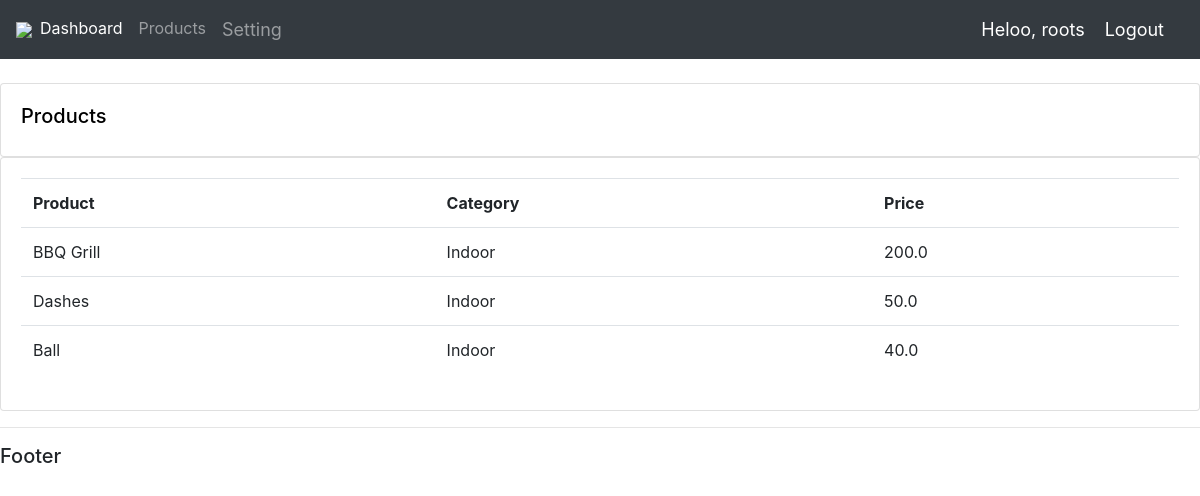
Screenshot of /products/ (signed in) with the database file from the repository.
### accounts/models.py (models this page shows)
class Product(models.Model):
	CATEGORY = (
			('Indoor', 'Indoor'),
			('Out Door', 'Out Door'),
		)
	name = models.CharField(max_length=200, null=True)
	price = models.FloatField(null=True)
	category = models.CharField(max_length=200, null=True, choices=CATEGORY)
	description = models.CharField(max_length=200, null=True, blank=True)
	date_created = models.DateTimeField(auto_now_add=True, null=True)
	tags = models.ManyToManyField(Tag)

### accounts/decorators.py (the view)
		def wrapper_func(request, *args, **kwargs):
			group = None
			if request.user.groups.exists():
				group = request.user.groups.all()[0].name
			if group in allowed_roles:
				return view_func(request, *args, **kwargs)
			else:
				return HttpResponse('you are not authorized to view this page')

### accounts/views.py (called while the page is built)
@allowed_users(allowed_roles=['admin'])
@login_required(login_url='login')
def products(request):
	products = Product.objects.all()
	return render(request, 'accounts/products.html', {'products':products})

### accounts/templates/accounts/products.html
{% extends 'accounts/main.html' %}
{% block content %}
<br>
<div class="row">
		<div class="col-md">
			<div class="card card-body">
			<h5>Products</h5>
		</div>
			<div class="card card-body">
				<table class="table">
					<tr>
						<th>Product</th>
						<th>Category</th>
						<th>Price</th>
					</tr>
					{% for i in products %}
					<tr>
					<td>{{i.name}}</td>
					<td>{{i.category}}</td>
					<td>{{i.price}}</td>
					</tr>
					{% endfor %}
				</table>
			</div>
		</div>
	</div>
{% endblock %}

### accounts/templates/accounts/navbar.html (shortened to what this page needs)
{% load static %}
<nav class="navbar navbar-expand-lg navbar-dark bg-dark">
<img src="{% static '' %}">
  <div class="collapse navbar-collapse" id="navbarNav">
    {% if request.user.is_staff %}
    <ul class="navbar-nav">
      <li class="nav-item active">
       <a class="nav-link" href="{% url 'home' %}">Dashboard</a>
      </li>
      <li class="nav-item">
        <a class="nav-link" href="{% url 'products' %}">Products</a>
      </li>
      {% endif %}
       <li class="nav-item">
        <a class="nav-link heloo_msg" href="{% url 'account' %}">Setting</a>
      </li>
    </ul>
  </div>
  <span class="heloo_msg">Heloo, {{ request.user }}</span>
  <span><a class="heloo_msg" href="{% url 'logout' %}">Logout</a></span>
</nav>

### static/css/boooom.css (style rules this page uses)
.card-body, .card-title { color: black; }

### accounts/templates/accounts/navbar.html (style rules this page uses)
.heloo_msg { font-size: 18px; color: #fff; margin-right: 20px; }

### rows the page displays
Product: name "BBQ Grill", category "Indoor", price "200.0"
Product: name "Dashes", category "Indoor", price "50.0"
Product: name "Ball", category "Indoor", price "40.0"

### other values shown
{{ request.user }} "roots"
